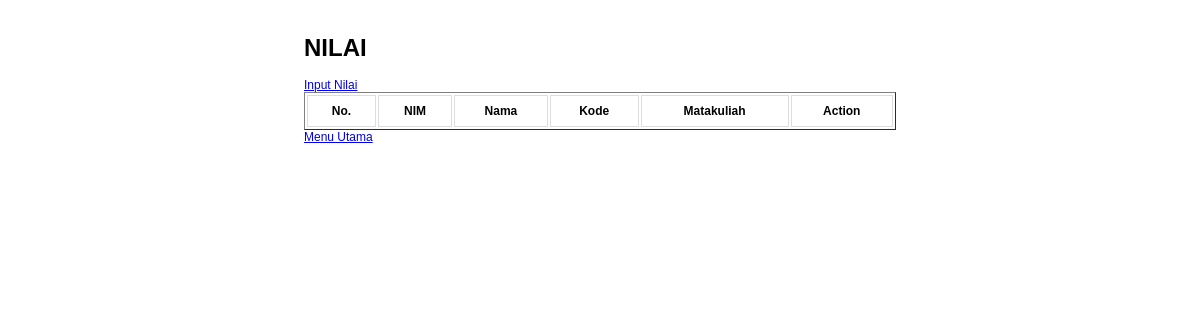
/nilai.php, run on an earlier commit of the app's database.
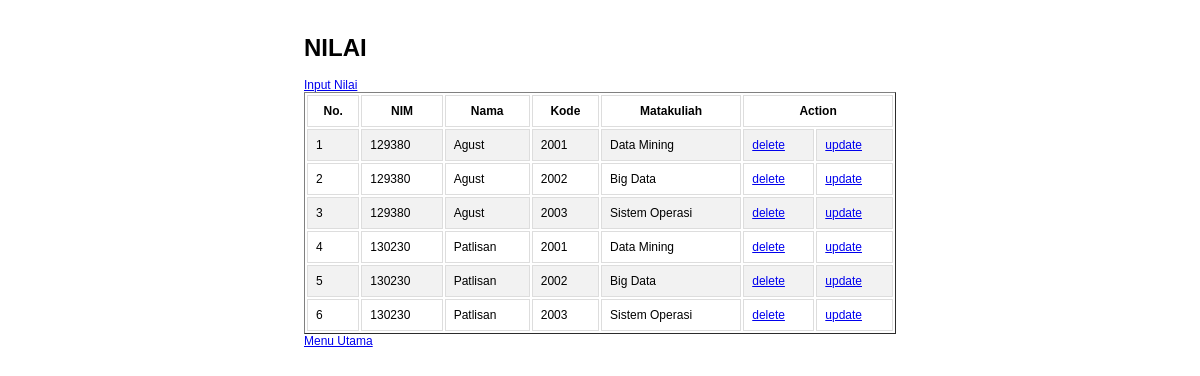
And on a later commit of the database.
### tables this page shows
CREATE TABLE `nilai_tab` (
  `nim` varchar(10) NOT NULL,
  `kd_mtk` varchar(5) NOT NULL,
  `tugas` int(3) DEFAULT NULL,
  `uts` int(3) DEFAULT NULL,
  `uas` int(3) DEFAULT NULL,
  PRIMARY KEY (`nim`,`kd_mtk`)
);

CREATE TABLE `mahasiswa_tab` (
  `nim` varchar(10) NOT NULL,
  `nama` varchar(20) DEFAULT NULL,
  `alamat` varchar(30) DEFAULT NULL,
  PRIMARY KEY (`nim`)
);

CREATE TABLE `matakuliah_tab` (
  `kd_mtk` varchar(5) NOT NULL,
  `nm_mtk` varchar(20) DEFAULT NULL,
  `sks` int(3) DEFAULT '0',
  PRIMARY KEY (`kd_mtk`)
);

### nilai.php (the view, shortened to what this page needs)
<?php include("condb.php");
?>
<!DOCTYPE html>
<html>
<head>
</head>
<body>
    <div class="center">
        <h1>NILAI</h1>
        <a href="inputnilai.php">Input Nilai </a><br>
        <table border="1">
            <tr>
                <th>No.</th>
                <th>NIM</th>
                <th>Nama</th>
                <th>Kode</th>
                <th>Matakuliah</th>
                <th colspan="2">Action</th>
            </tr>
            <?php
            $sql = "SELECT a.nim,b.nama,a.kd_mtk,c.nm_mtk FROM nilai_tab a
            INNER JOIN mahasiswa_tab b ON a.nim=b.nim
            INNER JOIN matakuliah_tab c ON a.kd_mtk=c.kd_mtk";
            $retval = mysqli_query($conn, $sql);
            $no = 1;
            while ($row =  mysqli_fetch_assoc($retval)) { ?>
                <tr>
                    <td><?php echo $no ?></td>
                    <td><?php echo $row['nim'] ?></td>
                    <td><?php echo $row['nama'] ?></td>
                    <td><?php echo $row['kd_mtk'] ?></td>
                    <td><?php echo $row['nm_mtk'] ?></td>
                    <td><a href="deletenilai.php?id=<?php echo $row['nim'] ?>&&kdmtk=<?php echo $row['kd_mtk']?>">delete</a></td>
                    <td><a href="updatenilai.php?id=<?php echo $row['nim'] ?>&&kdmtk=<?php echo $row['kd_mtk']?>">update </a></td>
                    <?php $no++; ?>
                </tr>
            <?php } ?>
        </table>
        <a href="index.php">Menu Utama</a><br>
    </div>
</body>
</html>

### style.php (style rules this page uses)
body { font-family: Verdana, Geneva, Tahoma, sans-serif; font-size: 12px }
.center { margin: auto; width: 50%; padding: 10px; }
table { width: 100%; }
td, th { border: 1px solid #ddd; padding: 8px; }
tr:nth-child(even) { background-color: #f2f2f2; }

What changed in the data, as far as the page shows it:
added nilai_tab: nim "129380", mahasiswa_tab.nama "Agust", kd_mtk "2001", kd_mtk.nm_mtk "Data Mining"
added nilai_tab: nim "129380", mahasiswa_tab.nama "Agust", kd_mtk "2002", kd_mtk.nm_mtk "Big Data"
added nilai_tab: nim "129380", mahasiswa_tab.nama "Agust", kd_mtk "2003", kd_mtk.nm_mtk "Sistem Operasi"
added nilai_tab: nim "130230", mahasiswa_tab.nama "Patlisan", kd_mtk "2001", kd_mtk.nm_mtk "Data Mining"
added nilai_tab: nim "130230", mahasiswa_tab.nama "Patlisan", kd_mtk "2002", kd_mtk.nm_mtk "Big Data"
added nilai_tab: nim "130230", mahasiswa_tab.nama "Patlisan", kd_mtk "2003", kd_mtk.nm_mtk "Sistem Operasi"
